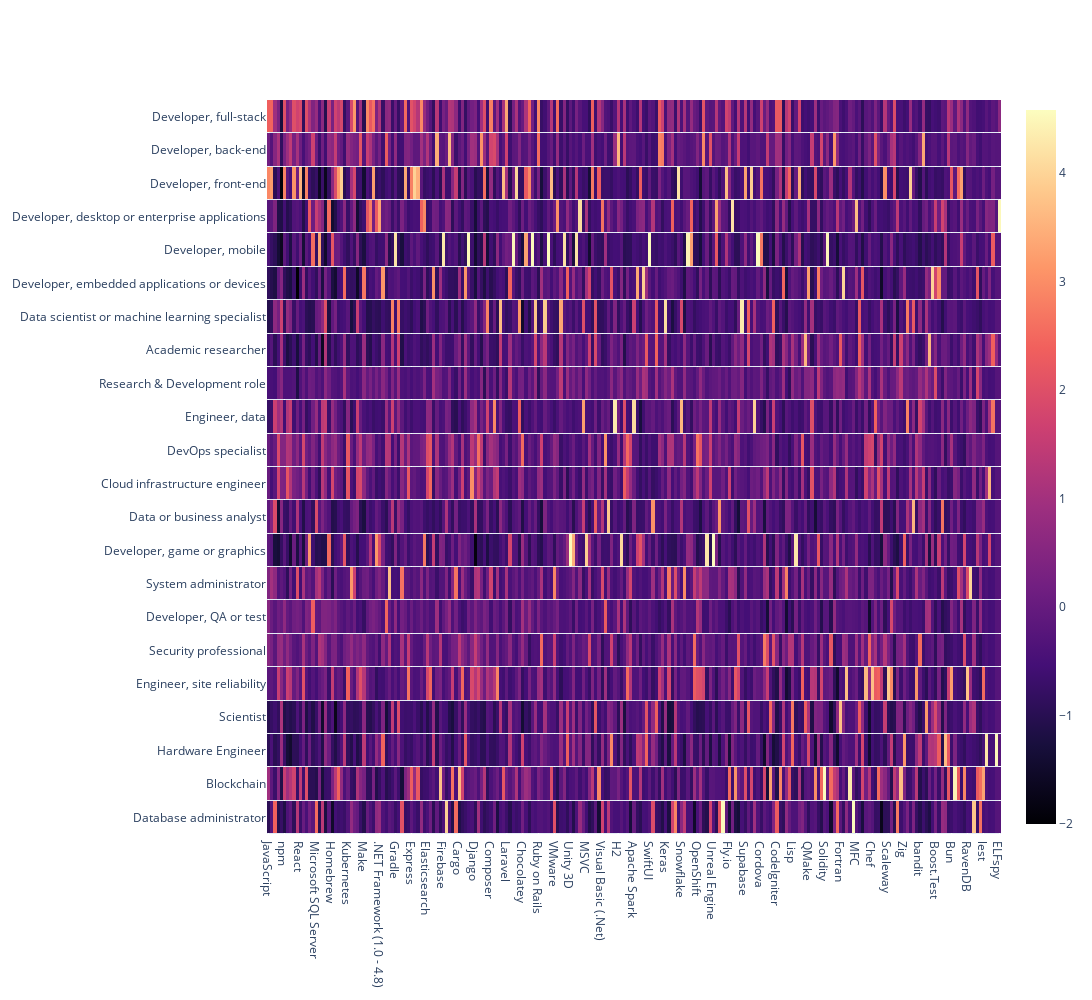

Notebook source saved alongside this figure:
### Code cell
fig = go.Figure(data=go.Heatmap(z=std_skills, x=std_skills.columns,y=std_skills.index, colorscale='magma', ygap=1))
fig.update_layout(width=2500, height=1000)
fig.show()
fig.write_html("heatmap.html")
pio.write_image(fig, REPORT_PATH+'heatmap.png', width=2500, height=1000)

### Figure 1 — Plotly figure (JSON) as saved in the notebook; plotly's stock layout.template omitted (floating-point values rounded to 4 significant figures; data arrays with more than 128 entries replaced by an {"elided": "..."} marker saying what was removed)
{"data": [{"colorscale": [[0, "#000004"], [0.1111, "#180f3d"], [0.2222, "#440f76"], [0.3333, "#721f81"], [0.4444, "#9e2f7f"], [0.5556, "#cd4071"], [0.6667, "#f1605d"], [0.7778, "#fd9668"], [0.8889, "#feca8d"], [1, "#fcfdbf"]], "type": "heatmap", "x": {"elided": "231 str values"}, "y": ["Database administrator", "Blockchain", "Hardware Engineer", "Scientist", "Engineer, site reliability", "Security professional", "Developer, QA or test", "System administrator", "Developer, game or graphics", "Data or business analyst", "Cloud infrastructure engineer", "DevOps specialist", "Engineer, data", "Research & Development role", "Academic researcher", "Data scientist or machine learning specialist", "Developer, embedded applications or devices", "Developer, mobile", "Developer, desktop or enterprise applications", "Developer, front-end", "Developer, back-end", "Developer, full-stack"], "ygap": 1, "z": {"elided": "22x231 float values"}}], "layout": {"height": 1000, "width": 2500}}
